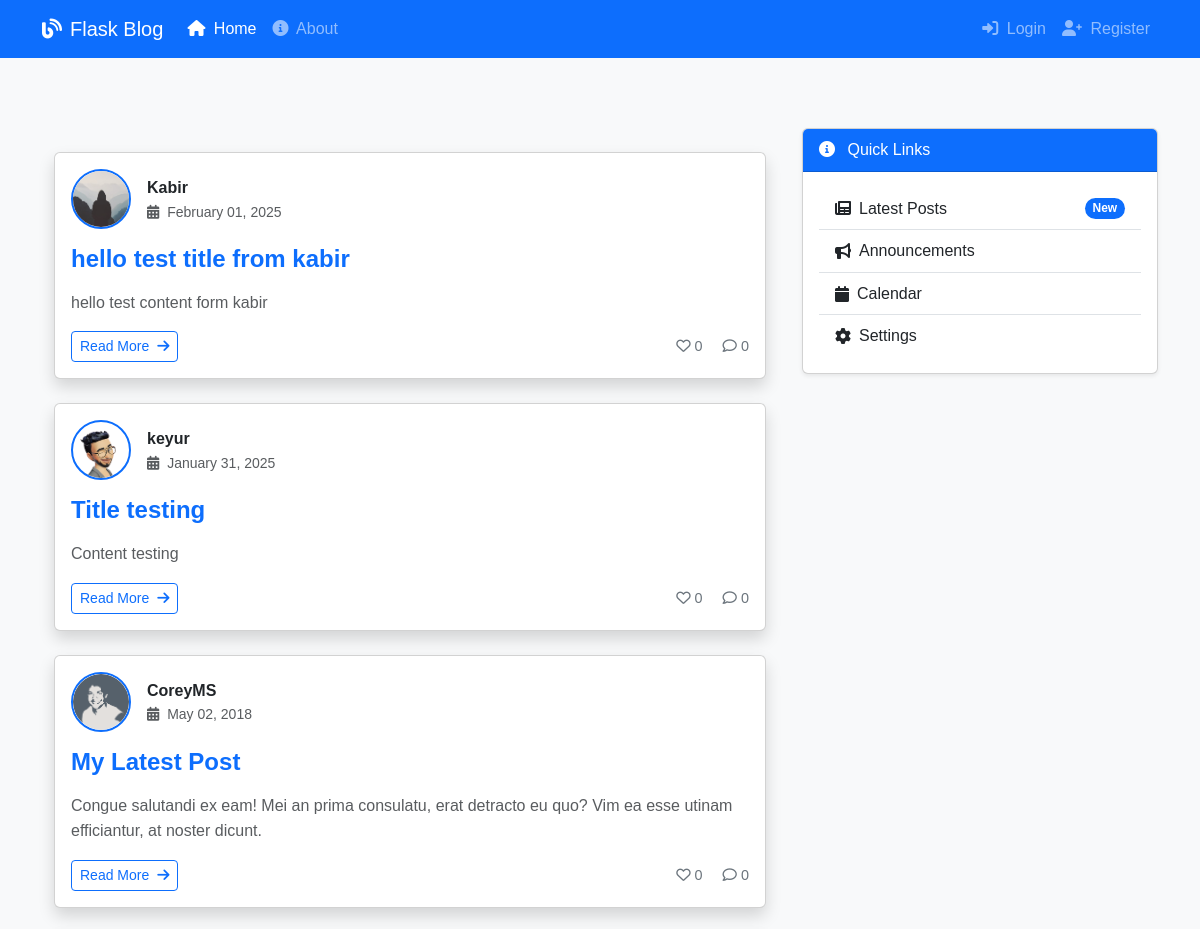
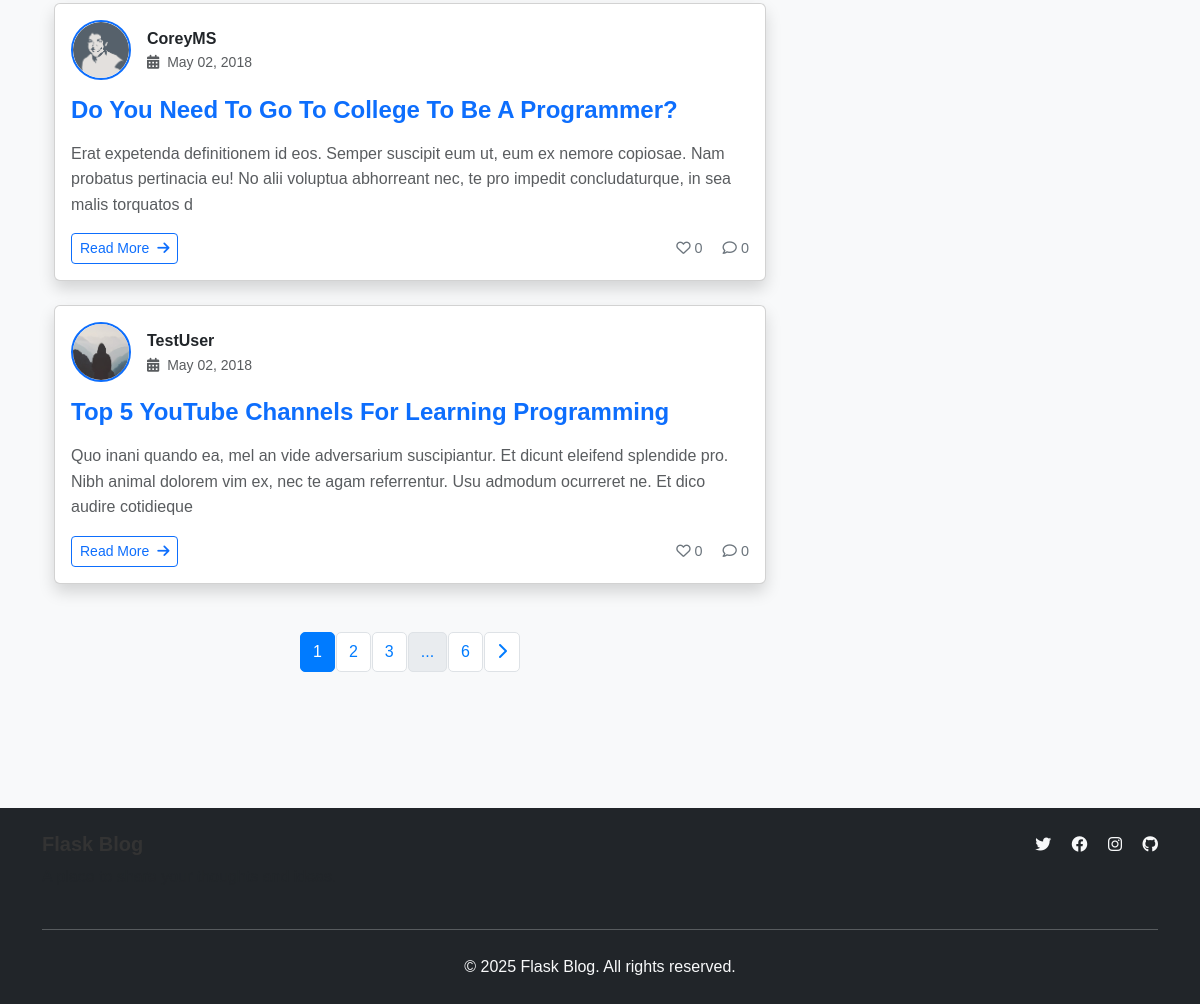
The page /home on the database its author committed (2 pictures, top to bottom).
### flaskblog/models.py (models this page shows, shortened)
class Post(db.Model):
    id = db.Column(db.Integer, primary_key=True)
    title = db.Column(db.String(100), nullable=False)
    date_posted = db.Column(db.DateTime, nullable=False, default=datetime.utcnow)
    content = db.Column(db.Text, nullable=False)
    user_id = db.Column(db.Integer, db.ForeignKey('user.id'), nullable=False)

class User(db.Model, UserMixin):
    id = db.Column(db.Integer, primary_key=True)
    username = db.Column(db.String(20), unique=True, nullable=False)
    email = db.Column(db.String(120), unique=True, nullable=False)
    image_file = db.Column(db.String(20), nullable=False, default='default.jpg')
    password = db.Column(db.String(60), nullable=False)
    posts = db.relationship('Post', backref='author', lazy=True)

### flaskblog/routes.py (the view)
@app.route("/")
@app.route("/home")
def home():
    page = request.args.get('page', 1, type=int)
    posts = Post.query.order_by(Post.date_posted.desc()).paginate(page=page, per_page=5)
    return render_template('home.html', posts=posts)

### flaskblog/templates/home.html (shortened to what this page needs)
{% extends "layout.html" %}
{% block content %}
<div class="container py-4">
    {% for post in posts.items %}
    <div class="card mb-4 shadow hover-shadow transition-shadow duration-300"
         onmouseover="this.classList.add('shadow-lg')"
         onmouseout="this.classList.remove('shadow-lg')">
        <div class="card-body">
            <div class="d-flex align-items-center mb-3">
                <div class="position-relative">
                    <img src="{{ url_for('static', filename='profile_pics/' + post.author.image_file) }}"
                         class="rounded-circle me-3 border border-2 border-primary"
                         width="60"
                         height="60"
                         style="transition: transform 0.3s"
                         onmouseover="this.style.transform='scale(1.1)'"
                         onmouseout="this.style.transform='scale(1)'">
                </div>
                <div>
                    <a href="{{ url_for('user_posts', username=post.author.username) }}"
                       class="text-dark fw-bold text-decoration-none hover-underline">
                        {{ post.author.username }}
                    </a>
                    <div class="text-muted small">
                        <i class="fas fa-calendar-alt me-1"></i>
                        {{ post.date_posted.strftime('%B %d, %Y') }}
                    </div>
                </div>
            </div>
            <div class="post-content">
                <h4 class="mb-3">
                    <a href="{{ url_for('post', post_id=post.id) }}"
                       class="text-decoration-none text-primary hover-text-dark"
                       style="transition: color 0.3s">
                        {{ post.title }}
                    </a>
                </h4>
                <p class="text-muted mb-3">
                    {{ post.content[:200] }}
                </p>
                <div class="d-flex justify-content-between align-items-center">
                    <a href="{{ url_for('post', post_id=post.id) }}"
                       class="btn btn-outline-primary btn-sm hover-lift"
                       style="transition: transform 0.2s">
                        Read More <i class="fas fa-arrow-right ms-1"></i>
                    </a>
                    <div class="post-stats">
                        <span class="me-3">
                            <i class="far fa-heart"></i>
                            <span class="likes-count">0</span>
                        </span>
                        <span>
                            <i class="far fa-comment"></i>
                            <span class="comments-count">0</span>
                        </span>
                    </div>
                </div>
            </div>
        </div>
    </div>
    {% endfor %}
    <nav aria-label="Page navigation" class="mt-5">
        <ul class="pagination justify-content-center">
            {% for page_num in posts.iter_pages(left_edge=1, right_edge=1, left_current=2, right_current=2) %}
                {% if page_num %}
                    <li class="page-item {% if posts.page == page_num %}active{% endif %}">
                        <a class="page-link" href="{{ url_for('home', page=page_num) }}">{{ page_num }}</a>
                    </li>
                {% else %}
                    <li class="page-item disabled"><span class="page-link">...</span></li>
                {% endif %}
            {% endfor %}
            {% if posts.has_next %}
            <li class="page-item">
                <a class="page-link" href="{{ url_for('home', page=posts.next_num) }}">
                    <i class="fas fa-chevron-right"></i>
                </a>
            </li>
            {% endif %}
        </ul>
    </nav>
</div>
{% endblock content %}

### flaskblog/templates/layout.html (shortened to what this page needs)
<!DOCTYPE html>
<html lang="en">
<head>
    <link href="https://cdn.jsdelivr.net/npm/bootstrap@5.3.0/dist/css/bootstrap.min.css" rel="stylesheet">
    <link href="https://cdnjs.cloudflare.com/ajax/libs/font-awesome/6.0.0/css/all.min.css" rel="stylesheet">
    <link rel="stylesheet" type="text/css" href="{{ url_for('static', filename='main.css') }}">
</head>
<body class="bg-light">
    <header class="header-section shadow-sm">
        <nav class="navbar navbar-expand-lg navbar-dark bg-primary fixed-top">
            <div class="container">
                <a class="navbar-brand d-flex align-items-center" href="/">
                    <i class="fas fa-blog me-2"></i>
                    Flask Blog
                </a>
                <div class="collapse navbar-collapse" id="navbarContent">
                    <ul class="navbar-nav me-auto mb-2 mb-lg-0">
                        <li class="nav-item">
                            <a class="nav-link {{ 'active' if request.endpoint == 'home' }}"
                               href="{{ url_for('home') }}">
                                <i class="fas fa-home me-1"></i> Home
                            </a>
                        </li>
                        <li class="nav-item">
                            <a class="nav-link {{ 'active' if request.endpoint == 'about' }}"
                               href="{{ url_for('about') }}">
                                <i class="fas fa-info-circle me-1"></i> About
                            </a>
                        </li>
                    </ul>
                    <ul class="navbar-nav">
                        {% if current_user.is_authenticated %}
                            <li class="nav-item">
                                <a class="nav-link" href="{{ url_for('new_post') }}">
                                    <i class="fas fa-plus-circle me-1"></i> New Post
                                </a>
                            </li>
                            <li class="nav-item dropdown">
                                <a class="nav-link dropdown-toggle" href="#" id="userDropdown"
                                   role="button" data-bs-toggle="dropdown" aria-expanded="false">
                                    <img src="{{ url_for('static', filename='profile_pics/' + current_user.image_file) }}"
                                         class="rounded-circle me-1" width="25" height="25">
                                    {{ current_user.username }}
                                </a>
                                <ul class="dropdown-menu dropdown-menu-end" aria-labelledby="userDropdown">
                                    <li>
                                        <a class="dropdown-item" href="{{ url_for('account') }}">
                                            <i class="fas fa-user me-2"></i> Account
                                        </a>
                                    </li>
                                    <li><hr class="dropdown-divider"></li>
                                    <li>
                                        <a class="dropdown-item text-danger" href="{{ url_for('logout') }}">
                                            <i class="fas fa-sign-out-alt me-2"></i> Logout
                                        </a>
                                    </li>
                                </ul>
                            </li>
                        {% else %}
                            <li class="nav-item">
                                <a class="nav-link" href="{{ url_for('login') }}">
                                    <i class="fas fa-sign-in-alt me-1"></i> Login
                                </a>
                            </li>
                            <li class="nav-item">
                                <a class="nav-link" href="{{ url_for('register') }}">
                                    <i class="fas fa-user-plus me-1"></i> Register
                                </a>
                            </li>
                        {% endif %}
                    </ul>
                </div>
            </div>
        </nav>
    </header>
    <main class="container py-5 mt-5">
        <div class="row g-4">
            <div class="col-lg-8">
                {% block content %}{% endblock %}
            </div>
            <div class="col-lg-4">
                <div class="card shadow-sm">
                    <div class="card-header bg-primary text-white">
                        <i class="fas fa-info-circle me-2"></i> Quick Links
                    </div>
                    <div class="card-body">
                        <div class="list-group list-group-flush">
                            <a href="#" class="list-group-item list-group-item-action d-flex align-items-center">
                                <i class="fas fa-newspaper me-2"></i> Latest Posts
                                <span class="badge bg-primary rounded-pill ms-auto">New</span>
                            </a>
                            <a href="#" class="list-group-item list-group-item-action d-flex align-items-center">
                                <i class="fas fa-bullhorn me-2"></i> Announcements
                            </a>
                            <a href="#" class="list-group-item list-group-item-action d-flex align-items-center">
                                <i class="fas fa-calendar me-2"></i> Calendar
                            </a>
                            <a href="#" class="list-group-item list-group-item-action d-flex align-items-center">
                                <i class="fas fa-cog me-2"></i> Settings
                            </a>
                        </div>
                    </div>
                </div>
            </div>
        </div>
    </main>
    <footer class="bg-dark text-light py-4 mt-5">
        <div class="container">
            <div class="row">
                <div class="col-md-6">
                    <h5>Flask Blog</h5>
                    <p class="text-muted">A place to share your thoughts and ideas.</p>
                </div>
                <div class="col-md-6 text-md-end">
                    <div class="social-links">
                        <a href="#" class="text-light me-3"><i class="fab fa-twitter"></i></a>
                        <a href="#" class="text-light me-3"><i class="fab fa-facebook"></i></a>
                        <a href="#" class="text-light me-3"><i class="fab fa-instagram"></i></a>
                        <a href="#" class="text-light"><i class="fab fa-github"></i></a>
                    </div>
                </div>
            </div>
            <hr class="my-4">
            <div class="row">
                <div class="col-12 text-center">
                    <p class="mb-0">&copy; 2025 Flask Blog. All rights reserved.</p>
                </div>
            </div>
        </div>
    </footer>
</body>
</html>

### flaskblog/static/main.css (style rules this page uses)
body { background: #f4f6f8; color: #333; margin-top: 5rem; font-family: 'Arial', sans-serif; line-height: 1.6; }
h1, h2, h3, h4, h5, h6 { color: #333; font-weight: 600; }
a { color: #007bff; text-decoration: none; transition: color 0.3s ease-in-out; }
.btn { transition: all 0.3s ease-in-out; }
.pagination .page-item .page-link { color: #007bff; border-radius: 5px; transition: all 0.3s ease-in-out; }
.pagination .page-item.active .page-link { background-color: #007bff; color: #fff; border-color: #007bff; }

### flaskblog/templates/home.html (style rules this page uses)
.hover-shadow { transition: box-shadow 0.3s ease-in-out; }
.post-stats { color: #6c757d; font-size: 0.9rem; }
.post-stats i { transition: color 0.3s; }
.page-link { border-radius: 5px; margin: 0 2px; }

### rows shown on the page
Post: image_file (placeholder picture), author.username "Kabir", date_posted "February 01, 2025", title "hello test title from kabir", content "hello test content form kabir"
Post: image_file (picture), author.username "keyur", date_posted "January 31, 2025", title "Title testing", content "Content testing"
Post: image_file (picture), author.username "CoreyMS", date_posted "May 02, 2018", title "My Latest Post", content "Congue salutandi ex eam! Mei an prima consulatu, erat detracto eu quo? Vim ea esse utinam efficiantur, at noster dicunt."
Post: image_file (picture), author.username "CoreyMS", date_posted "May 02, 2018", title "Do You Need To Go To College To Be A Programmer?", content "Erat expetenda definitionem id eos. Semper suscipit eum ut, eum ex nemore copiosae. Nam probatus pertinacia eu! No alii voluptua abhorreant nec, te pro impedit concludaturque, in sea malis torquatos d"
Post: image_file (placeholder picture), author.username "TestUser", date_posted "May 02, 2018", title "Top 5 YouTube Channels For Learning Programming", content "Quo inani quando ea, mel an vide adversarium suscipiantur. Et dicunt eleifend splendide pro. Nibh animal dolorem vim ex, nec te agam referrentur. Usu admodum ocurreret ne. Et dico audire cotidieque"

### other values the page prints
{{ page_num }} "1" "2" "3" "6"
